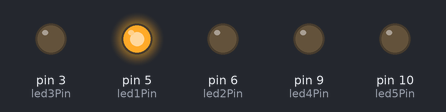
A sketch run on a simulated Arduino Uno, built with avr-gcc and run on an emulated ATmega328P. Parts: output pins drawn as LEDs (lit = HIGH).

Above: at 0.05 s.
At 0.25 s:
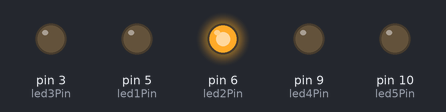
At 1.2 s:
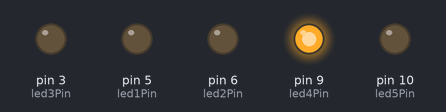
At 3.1 s:
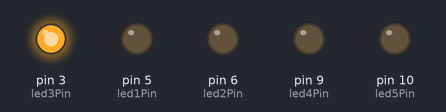
At 4.5 s:
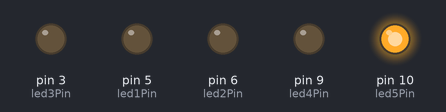
Timing chart, 0 to 5.8 s (numbered marks = the images above):
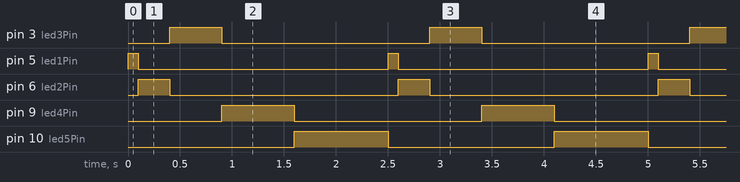

Measured:
- by itself, pin 3 (led3Pin): alternates HIGH for 0.50 s and LOW for 2.0 s
- by itself, pin 5 (led1Pin): alternates HIGH for 0.10 s and LOW for 2.4 s
- by itself, pin 6 (led2Pin): alternates HIGH for 0.30 s and LOW for 2.2 s
- by itself, pin 9 (led4Pin): alternates HIGH for 0.70 s and LOW for 1.8 s
- by itself, pin 10 (led5Pin): alternates HIGH for 0.90 s and LOW for 1.6 s

The sketch:

part_1.ino
```cpp
int led1Pin = 5;
int led2Pin = 6;
int led3Pin = 3;
int led4Pin = 9;
int led5Pin = 10;


void setup() {
  pinMode(led1Pin, OUTPUT);
  pinMode(led2Pin, OUTPUT);
  pinMode(led3Pin, OUTPUT);
  pinMode(led4Pin, OUTPUT);
  pinMode(led5Pin, OUTPUT);


}

void loop() {
  digitalWrite(led1Pin, HIGH);
  digitalWrite(led2Pin, LOW);
  digitalWrite(led3Pin, LOW);
  digitalWrite(led4Pin, LOW);
  digitalWrite(led5Pin, LOW);
  delay(100);

  digitalWrite(led1Pin, LOW);
  digitalWrite(led2Pin, HIGH);
  digitalWrite(led3Pin, LOW);
  digitalWrite(led4Pin, LOW);
  digitalWrite(led5Pin, LOW);
  delay(300);

  digitalWrite(led1Pin, LOW);
  digitalWrite(led2Pin, LOW);
  digitalWrite(led3Pin, HIGH);
  digitalWrite(led4Pin, LOW);
  digitalWrite(led5Pin, LOW);
  delay(500);

  digitalWrite(led1Pin, LOW);
  digitalWrite(led2Pin, LOW);
  digitalWrite(led3Pin, LOW);
  digitalWrite(led4Pin, HIGH);
  digitalWrite(led5Pin, LOW);
  delay(700);

  digitalWrite(led1Pin, LOW);
  digitalWrite(led2Pin, LOW);
  digitalWrite(led3Pin, LOW);
  digitalWrite(led4Pin, LOW);
  digitalWrite(led5Pin, HIGH);
  delay(900);

}
```
